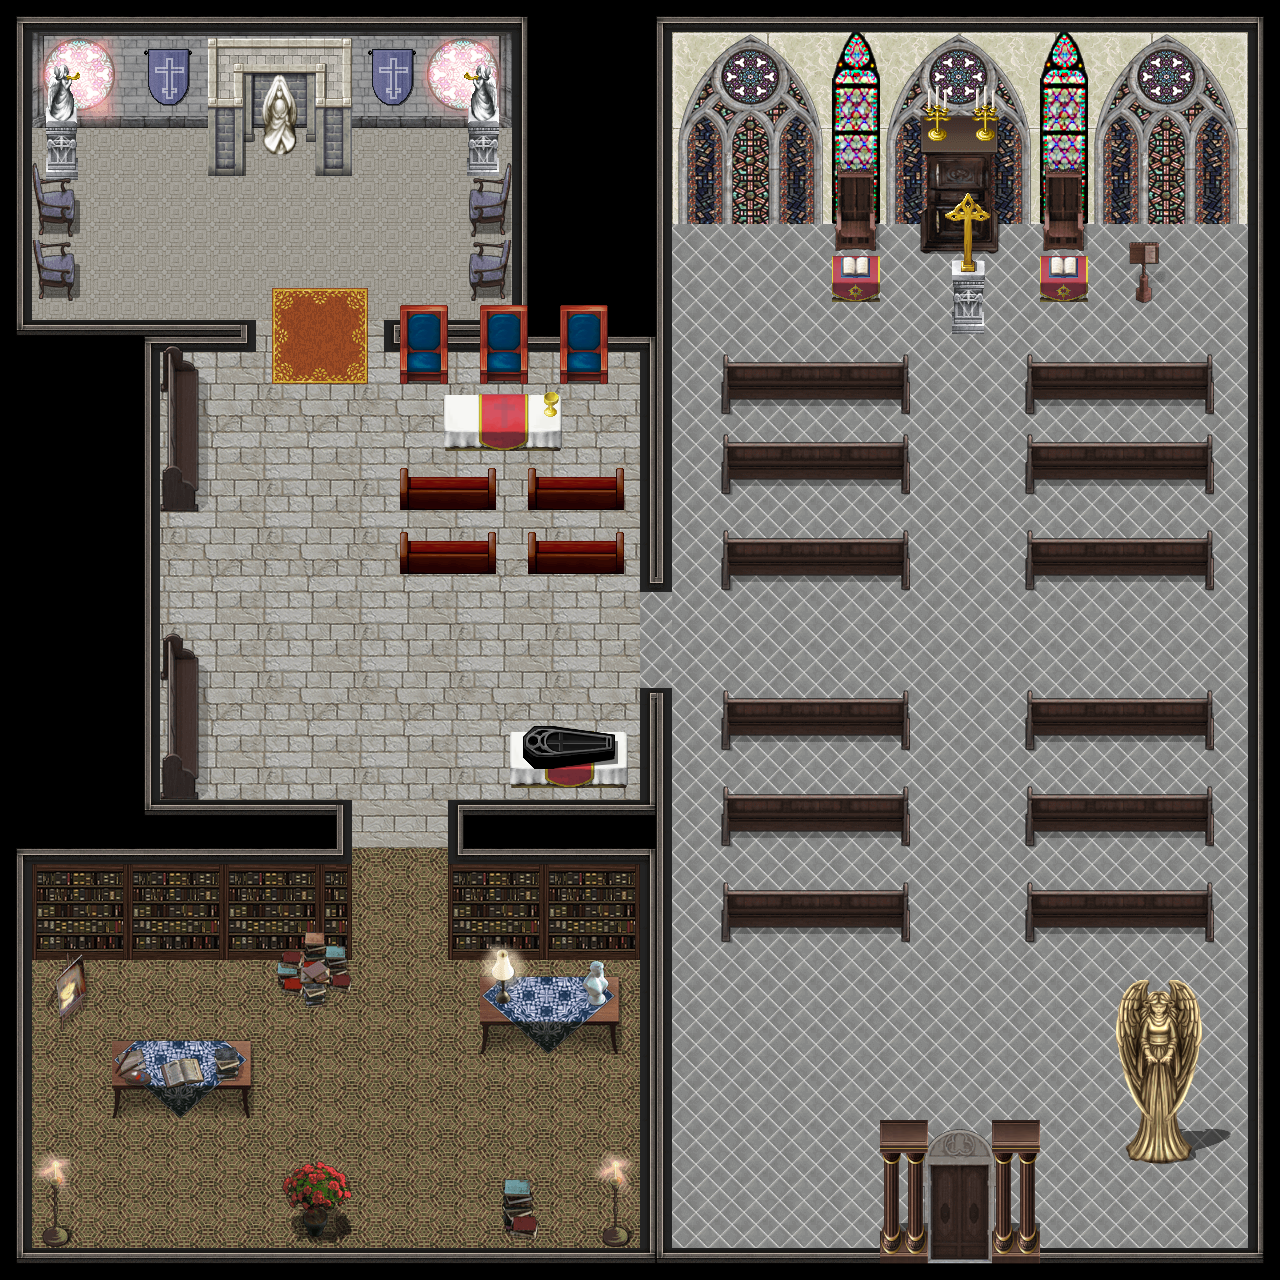

This game map was drawn from its Tiled (.tmx) file and the tilesets committed beside it. A one-line description and the trimmed map source follow:
An orthogonal 80x80 tile map with 16x16 px tiles, 6 tile layers (floor, walls, windows, elements, ...), 8 tilesets and 75 objects (73x collision, exit_church, spawn_church).

<map version="1.10" tiledversion="1.10.1" orientation="orthogonal" renderorder="right-down" width="80" height="80" tilewidth="16" tileheight="16" infinite="0" nextlayerid="9" nextobjectid="82">
 <tileset firstgid="1" source="church2.tsx" />
 <tileset firstgid="2305" source="floor_church.tsx" />
 <tileset firstgid="4033" source="curch_wall.tsx" />
 <tileset firstgid="6193" source="inside_house.tsx" />
 <tileset firstgid="6449" source="house_real.tsx" />
 <tileset firstgid="8753" source="paintings.tsx" />
 <tileset firstgid="11057" source="Church interiors.tsx" />
 <tileset firstgid="13361" source="Angel_with_Open_Hands.tsx" />
 <layer id="1" name="floor" width="80" height="80">
  <data>[6400 cells, 5202 non-empty, 252 distinct tile ids]</data>
 </layer>
 <layer id="3" name="walls" width="80" height="80">
  <data>[6400 cells, 1714 non-empty, 133 distinct tile ids]</data>
 </layer>
 <layer id="4" name="windows" width="80" height="80">
  <data>[6400 cells, 558 non-empty, 246 distinct tile ids]</data>
 </layer>
 <layer id="5" name="elements" width="80" height="80">
  <data>[6400 cells, 1993 non-empty, 567 distinct tile ids]</data>
 </layer>
 <layer id="6" name="little elements" width="80" height="80">
  <data>[6400 cells, 268 non-empty, 198 distinct tile ids]</data>
 </layer>
 <layer id="8" name="top" width="80" height="80">
  <data>[6400 cells, 154 non-empty, 130 distinct tile ids]</data>
 </layer>
 <objectgroup id="7" name="Objects">
  <object id="1" name="exit_church" x="917" y="1185" width="78" height="55" />
  <object id="2" name="spawn_church" x="917" y="1005">
   <point />
  </object>
  <object id="3" name="collision" x="16" y="1248" width="1247.75" height="15.5" />
  <object id="4" name="collision" x="1247.25" y="16" width="16.25" height="1231.5" />
  <object id="5" name="collision" x="656.25" y="16.75" width="590.25" height="15" />
  <object id="6" name="collision" x="656.25" y="31.75" width="15.5" height="559.75" />
  <object id="8" name="collision" x="640.75" y="336.75" width="14.75" height="254.25" />
  <object id="9" name="collision" x="383.75" y="319.75" width="255.5" height="31.5" />
  <object id="10" name="collision" x="512.5" y="16.5" width="15" height="303.25" />
  <object id="11" name="collision" x="16.5" y="16.5" width="494.75" height="110" />
  <object id="12" name="collision" x="207" y="125.75" width="38.25" height="50" />
  <object id="13" name="collision" x="315.75" y="125.75" width="36.25" height="49.75" />
  <object id="14" name="collision" x="305.75" y="126.25" width="9.5" height="14.75" />
  <object id="15" name="collision" x="244.5" y="127" width="9.5" height="13.5" />
  <object id="16" name="collision" x="264.25" y="127" width="32.5" height="26.75" />
  <object id="17" name="collision" x="45.5" y="127" width="31.5" height="51.5" />
  <object id="18" name="collision" x="32" y="175.5" width="40.5" height="59" />
  <object id="19" name="collision" x="15.5" y="127.25" width="16.25" height="208.5" />
  <object id="20" name="collision" x="32.75" y="240.25" width="39.75" height="58.75" />
  <object id="21" name="collision" x="32" y="321" width="224.25" height="30.5" />
  <object id="22" name="collision" x="144.5" y="351.25" width="15.25" height="464" />
  <object id="23" name="collision" x="160.5" y="799.75" width="191.5" height="64.25" />
  <object id="24" name="collision" x="16.25" y="848.25" width="146" height="16.25" />
  <object id="25" name="collision" x="16.5" y="865" width="15.5" height="383.25" />
  <object id="27" name="collision" x="640.333" y="849" width="31.3333" height="399.667" />
  <object id="28" name="collision" x="448.333" y="800" width="223.333" height="159.667" />
  <object id="29" name="collision" x="640.333" y="688.667" width="31.3333" height="111.333" />
  <object id="30" name="collision" x="509.667" y="731" width="116.667" height="56.6667" />
  <object id="31" name="collision" x="528.667" y="535.333" width="94.3333" height="37" />
  <object id="32" name="collision" x="528" y="474.667" width="95" height="34" />
  <object id="33" name="collision" x="400.667" y="538.667" width="95" height="34.6667" />
  <object id="34" name="collision" x="400" y="473" width="95.3333" height="34.6667" />
  <object id="35" name="collision" x="443.333" y="395.333" width="118" height="54" />
  <object id="36" name="collision" x="560.333" y="352" width="47.3333" height="30.6667" />
  <object id="37" name="collision" x="480.667" y="351.333" width="46.3333" height="31.6667" />
  <object id="38" name="collision" x="400" y="351.667" width="46.6667" height="31.3333" />
  <object id="39" name="collision" x="468.667" y="242.667" width="42.6667" height="57.6667" />
  <object id="40" name="collision" x="471" y="178.333" width="39.3333" height="57" />
  <object id="41" name="collision" x="468" y="126.333" width="31.3333" height="50.3333" />
  <object id="42" name="collision" x="158" y="635" width="40.5" height="163" />
  <object id="43" name="collision" x="159.5" y="352" width="39" height="159.5" />
  <object id="45" name="collision" x="61.5" y="955.5" width="24.5" height="69" />
  <object id="46" name="collision" x="44.5" y="977" width="17" height="30.5" />
  <object id="47" name="collision" x="32" y="862.5" width="319.5" height="96" />
  <object id="49" name="collision" x="280" y="956" width="69" height="30.5" />
  <object id="50" name="collision" x="304" y="990" width="22.5" height="12" />
  <object id="51" name="collision" x="113.5" y="1038.5" width="136" height="77.5" />
  <object id="52" name="collision" x="39.5" y="1194.5" width="28" height="47.5" />
  <object id="53" name="collision" x="302.5" y="1192.5" width="27" height="40" />
  <object id="54" name="collision" x="501.5" y="1181" width="36" height="55" />
  <object id="55" name="collision" x="602.5" y="1194.5" width="26" height="45" />
  <object id="56" name="collision" x="479.5" y="977.5" width="139" height="73" />
  <object id="57" name="collision" x="722.5" y="883" width="185.5" height="59" />
  <object id="58" name="collision" x="723" y="788" width="186" height="56" />
  <object id="59" name="collision" x="721.5" y="692" width="188.5" height="57.5" />
  <object id="60" name="collision" x="722" y="530" width="188" height="57.5" />
  <object id="61" name="collision" x="721" y="436" width="189" height="56.5" />
  <object id="62" name="collision" x="722.5" y="353.5" width="186.5" height="59.5" />
  <object id="63" name="collision" x="832" y="256.5" width="48" height="43" />
  <object id="64" name="collision" x="673" y="33.5" width="574.5" height="190" />
  <object id="65" name="collision" x="836" y="222.5" width="40.5" height="26.5" />
  <object id="66" name="collision" x="919.5" y="222" width="79" height="32" />
  <object id="67" name="collision" x="1043" y="222.5" width="43.5" height="28.5" />
  <object id="68" name="collision" x="1041" y="256.5" width="47" height="45" />
  <object id="71" name="collision" x="951.091" y="287.273" width="32.9091" height="45.6364" />
  <object id="72" name="collision" x="1136.18" y="272" width="15.6364" height="28.7273" />
  <object id="73" name="collision" x="1026.67" y="353" width="187" height="62" />
  <object id="74" name="collision" x="1026" y="434.667" width="186.667" height="57.6667" />
  <object id="75" name="collision" x="1026.33" y="529.333" width="187.333" height="61" />
  <object id="76" name="collision" x="1026" y="690.667" width="187.333" height="57.3333" />
  <object id="77" name="collision" x="1026" y="786" width="187" height="58" />
  <object id="78" name="collision" x="1024.67" y="882.667" width="188.667" height="57.6667" />
  <object id="79" name="collision" x="1129.33" y="1075.33" width="60" height="80.3333" />
  <object id="80" name="collision" x="996.667" y="1185" width="42.3333" height="62" />
  <object id="81" name="collision" x="881" y="1183.33" width="43" height="63.3333" />
 </objectgroup>
</map>
